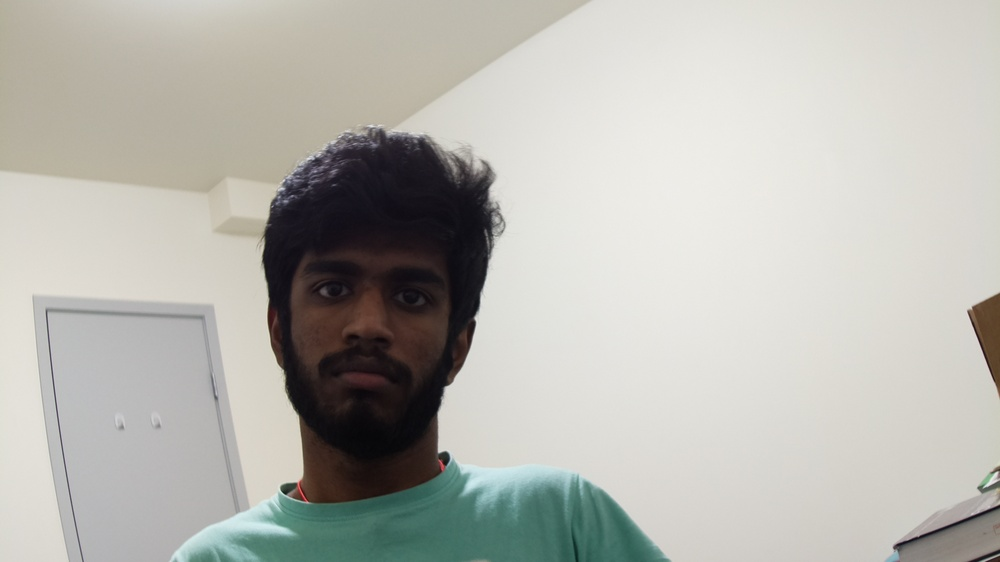
#> input picture images/test-image.jpg, 1000 x 562 px, shrunk from 1920 x 1080 before the run
$ python test.py   (older library calls are emulated)
#> lines starting #> are read from the running program, lines starting #| are printed output that depends on the picture; after the words box and inside, x2 and y2 are one past the last pixel; in counts of white or black regions, pixels touching at a corner belong together
import cv2
import numpy as np

# read and scale down image
# wget https://bigsnarf.files.wordpress.com/2017/05/hammer.png #black and white
# wget https://i1.wp.com/images.hgmsites.net/hug/2011-volvo-s60_100323431_h.jpg
img = cv2.imread("images/test-image.jpg")
#> img is the input picture: shape (562, 1000, 3); mean B, G, R 176.2, 182.5, 183.1

# threshold imageQQEXIT
ret, threshed_img = cv2.threshold(cv2.cvtColor(img, cv2.COLOR_BGR2GRAY),
                127, 255, cv2.THRESH_BINARY)
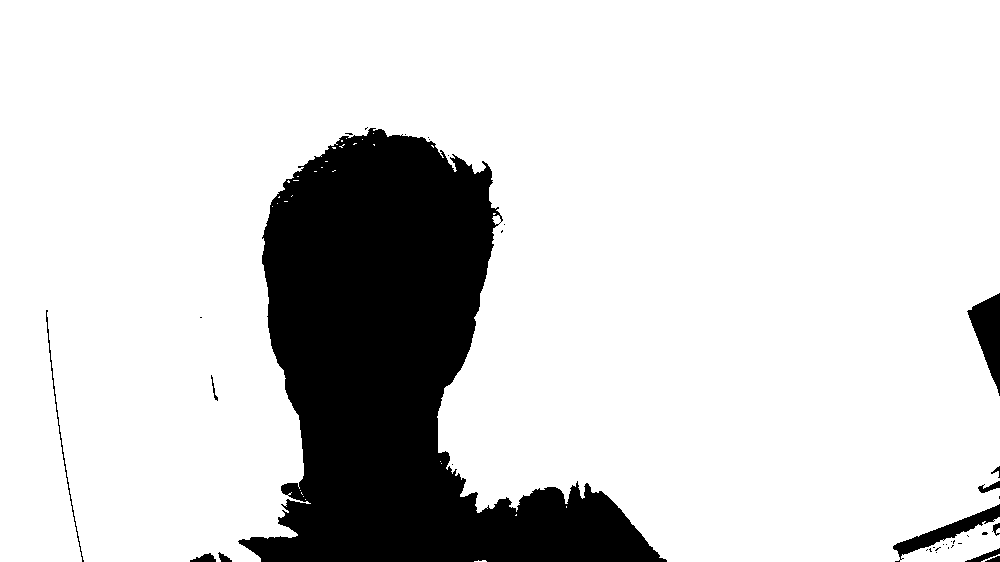
#> threshed_img: shape (562, 1000); 83.2% white; 37 black regions (25 under 20 px)
# find contours and get the external one

contours, hier = cv2.findContours(threshed_img, cv2.RETR_TREE, cv2.CHAIN_APPROX_SIMPLE)
#> contours = 72 contours, 69 with area under 20; largest, box (x1, y1, x2, y2) and area: (0, 0, 1000, 562) 465188, (210, 374, 219, 402) 72, (981, 531, 989, 536) 22

#image, contours, hier = cv2.findContours(threshed_img, cv2.RETR_TREE,
#                cv2.CHAIN_APPROX_SIMPLE)

# with each contour, draw boundingRect in green
# a minAreaRect in red and
# a minEnclosingCircle in blue
for c in contours:
    # get the bounding rect
    x, y, w, h = cv2.boundingRect(c)
    # draw a green rectangle to visualize the bounding rect
    cv2.rectangle(img, (x, y), (x+w, y+h), (0, 255, 0), 2)

    # get the min area rect
    rect = cv2.minAreaRect(c)
    box = cv2.boxPoints(rect)
    # convert all coordinates floating point values to int
    box = np.int0(box)
                # draw a red 'nghien' rectangle
    cv2.drawContours(img, [box], 0, (0, 0, 255))

    # finally, get the min enclosing circle
    (x, y), radius = cv2.minEnclosingCircle(c)
    # convert all values to int
    center = (int(x), int(y))
    radius = int(radius)
    # and draw the circle in blue
    img = cv2.circle(img, center, radius, (255, 0, 0), 2)
#> this loop made 72 passes
#> (w, h, rect, box, radius, center) on passes 2, 3, 15, 18, 19: (19, 8, ((990.1, 557.8), (19.31, 1.49), -21.8), [[981, 562], [980, 560], [998, 553], [999, 554]], 9, (990, 557)), (4, 6, ((997.5, 530.5), (5, 3), -90), [[999, 533], [996, 533], [996, 528], [999, 528]], 2, (997, 530)), (4, 1, ((285.5, 201), (0, 3), -90), [[287, 201], [284, 201], [284, 201], [287, 201]], 1, (285, 201)), (6, 1, ((295.5, 180), (0, 5), -90), [[298, 180], [293, 180], [293, 180], [298, 180]], 2, (295, 180)), (3, 3, ((288.2, 181.3), (1.41, 2.12), -45), [[288, 182], [287, 181], [288, 180], [289, 181]], 1, (288, 181))
#> (c, w, h, rect, box, radius) on passes 5, 8, 26, 27: ([[566, 506], [566, 507]], 1, 2, ((566, 506.5), (1, 0), -90), [[566, 507], [566, 507], [566, 506], [566, 506]], 0), ([[301, 492], [301, 493], [302, 494], [301, 493]], 2, 3, ((301.3, 493.1), (0.447, 2.24), -26.57), [[301, 494], [300, 492], [301, 492], [302, 494]], 1), ([[431, 145], [433, 147], [433, 146], [432, 145]], 3, 3, ((432.3, 145.8), (0.707, 2.83), -45), [[433, 147], [431, 145], [431, 144], [433, 146]], 1), ([[373, 144], [374, 145], [374, 144]], 2, 2, ((373.8, 144.2), (0.707, 1.41), -45), [[374, 144], [373, 143], [373, 143], [374, 144]], 0)
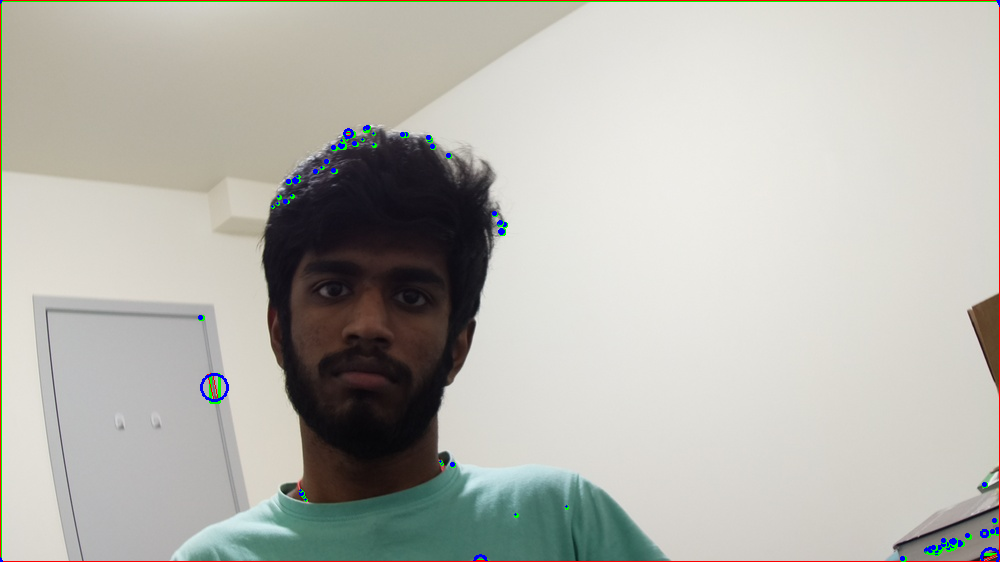
#> img: shape (562, 1000, 3); mean B, G, R 174.8, 181.5, 182.4

print(len(contours))
#| 72
cv2.drawContours(img, contours, -1, (255, 255, 0), 1)
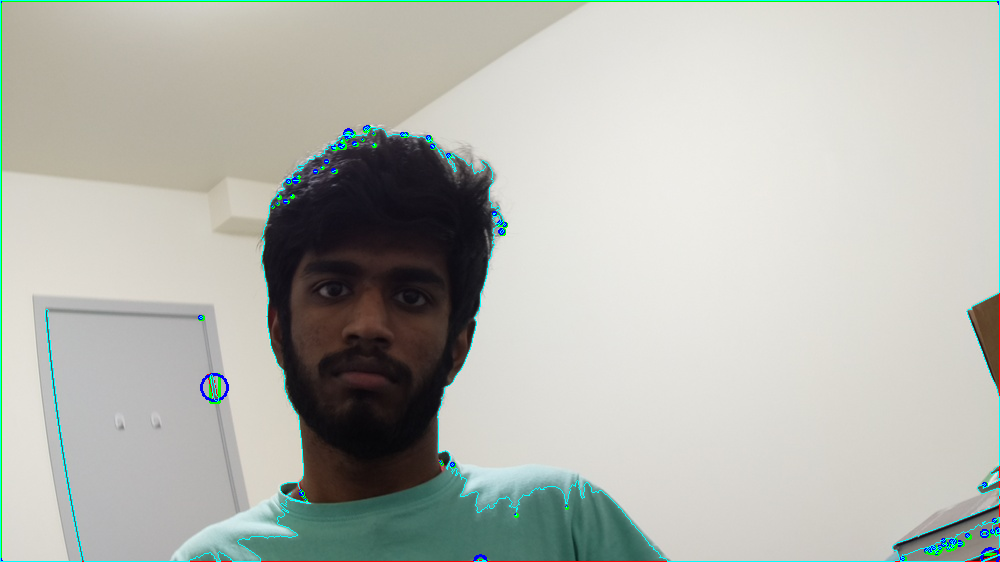
#> img: shape (562, 1000, 3); 0.99% of pixels changed, all inside (x1, y1, x2, y2) = (0, 0, 1000, 562)

cv2.imshow("contours", img)

cv2.imshow("contours", img)

while True:
    key = cv2.waitKey(1)
#> (key Esc is pressed here)
    if key == 27: #ESC key to break
        break

cv2.destroyAllWindows()
